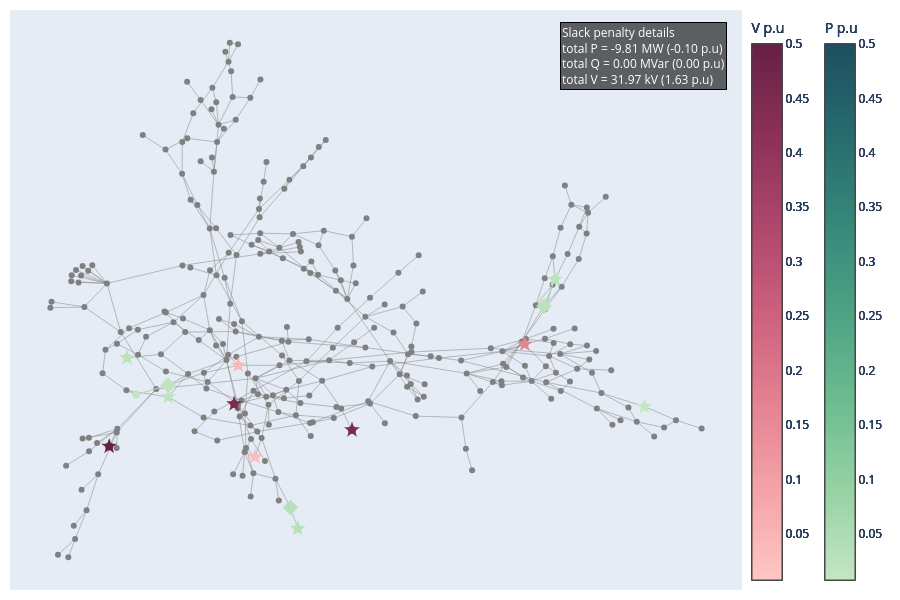

The code cell stored with this chart in its notebook:
### Markdown cell above
# Correction 4 : -6.5441 on B528-L

### Code cell
# slack_info 
pertubation1 = "4"
data_correction4 = pd.read_csv(
    network_name +"_" + pertubation1 + ".csv",
    sep=";",
    engine="python",
    index_col=False,
   # on_bad_lines="skip",
)
# network = pn.load('./Outputs/' + network_name+"-corrected-"+pertubation1 + extension_in)
new_row = pd.read_csv(network_name+"_"+pertubation1+"_optim_info.csv", sep=";", engine="python", index_col=False)
optim_info = pd.concat([optim_info, new_row], ignore_index=True)
data_grouped_4 = data_correction4.groupby('busId')[['type','slackValue_pu','slackValue','gen','controlevoltage','transfo','shunt','load','info']].agg(unique_list)
data_grouped_4['Total_slack_abs'] = data_grouped_4['slackValue_pu'].apply(lambda x: builtins.sum(abs(slack) for slack in x) if isinstance(x, list) else abs(x))
data_grouped_4 = data_grouped_4.join(
    V_nom.drop_duplicates(subset='bus_id')[selected_columns].set_index('bus_id'),
    how='left'
)
G_4, dist, pos = network_construction(edges, data_grouped_4)
clusters = slack_subgraph(G_4, data_grouped_4)
data_grouped_4 = cluster_subgraph(G_4, clusters, data_grouped_4, dist)
fig = plot_slack_cluster(G_4, pos, clusters,data_grouped_4,data, col_centroid='centroid')
fig.show()

### Figure 1 — Plotly figure (JSON) as saved in the notebook; plotly's stock layout.template omitted (floating-point values rounded to 4 significant figures; data arrays with more than 128 entries replaced by an {"elided": "..."} marker saying what was removed)
{"data": [{"hovertemplate": "%{text}<extra></extra>", "line": {"color": "grey", "width": 0.5}, "mode": "lines", "name": "edges", "text": {"elided": "818 str values"}, "type": "scatter", "x": {"elided": "1227 float values"}, "y": {"elided": "1227 float values"}}, {"hovertemplate": "%{text}<extra></extra>", "marker": {"color": "gray", "size": 6}, "mode": "markers", "name": "All nodes", "text": {"elided": "285 str values"}, "type": "scatter", "x": {"elided": "285 float values"}, "y": {"elided": "285 float values"}}, {"hovertemplate": "%{text}<extra></extra>", "marker": {"cmax": 0.5, "cmin": 0.007621, "color": "rgb(196, 230, 195)", "colorbar": {"title": {"text": "P p.u"}, "x": 1.1}, "colorscale": [[0, "rgb(196, 230, 195)"], [0.1667, "rgb(150, 210, 164)"], [0.3333, "rgb(109, 188, 144)"], [0.5, "rgb(77, 162, 132)"], [0.6667, "rgb(54, 135, 122)"], [0.8333, "rgb(38, 107, 110)"], [1, "rgb(29, 79, 96)"]], "size": 12, "symbol": "star"}, "mode": "markers", "name": "Centroids", "text": ["Centroid: VL27_0<br>Gen: [nan]<br>Controle voltage type: N/A<br>Controle voltage location: N/A<br>Controle voltage status: N/A<br>Transfo: [nan]<br>Shunt: [nan]<br>Load: ['VL27_0_load']<br>number of nodes: 1<br>Nominal V = 115.0 kV<br><br>Total P = -0.7621 MW (-0.01 p.u)<br>Total Q = 0.00 MVar (0.00 p.u)<br>Total V = 0.00 kV (0.0000 p.u)"], "type": "scatter", "x": [0.7627], "y": [-0.2817]}, {"line": {"color": "rgb(196, 230, 195)", "width": 1}, "mode": "lines", "type": "scatter", "x": [], "y": []}, {"hovertemplate": "%{text}<extra></extra>", "marker": {"color": "rgb(196, 230, 195)", "size": 8, "symbol": "circle"}, "mode": "markers", "text": ["VL27_0<br>slack: [-0.007621] p.u <br>type: ['P']"], "type": "scatter", "x": [0.7627], "y": [-0.2817]}, {"hovertemplate": "%{text}<extra></extra>", "marker": {"cmax": 0.5, "cmin": 0.007621, "color": "rgb(252, 189, 189)", "colorbar": {"title": {"text": "V p.u"}, "x": 1}, "colorscale": [[0, "rgb(255, 198, 196)"], [0.1667, "rgb(244, 163, 168)"], [0.3333, "rgb(227, 129, 145)"], [0.5, "rgb(204, 96, 125)"], [0.6667, "rgb(173, 70, 108)"], [0.8333, "rgb(139, 48, 88)"], [1, "rgb(103, 32, 68)"]], "size": 12, "symbol": "star"}, "mode": "markers", "name": "Centroids", "text": ["Centroid: VL76_0<br>Gen: ['B76-G']<br>Controle voltage type: GENERATOR<br>Controle voltage location: [VL76_0]<br>Controle voltage status: MAIN<br>Transfo: [nan]<br>Shunt: [nan]<br>Load: ['VL76_0_load']<br>number of nodes: 1<br>Nominal V = 115.0 kV<br><br>Total P = 0.0000 MW (0.00 p.u)<br>Total Q = 0.00 MVar (0.00 p.u)<br>Total V = 3.39 kV (0.0294 p.u)"], "type": "scatter", "x": [-0.1417], "y": [-0.4594]}, {"line": {"color": "rgb(252, 189, 189)", "width": 1}, "mode": "lines", "type": "scatter", "x": [], "y": []}, {"hovertemplate": "%{text}<extra></extra>", "marker": {"color": "rgb(252, 189, 189)", "size": 8, "symbol": "circle"}, "mode": "markers", "text": ["VL76_0<br>slack: [0.029438] p.u <br>type: ['V']"], "type": "scatter", "x": [-0.1417], "y": [-0.4594]}, {"hovertemplate": "%{text}<extra></extra>", "marker": {"cmax": 0.5, "cmin": 0.007621, "color": "rgb(184, 225, 187)", "colorbar": {"title": {"text": "P p.u"}, "x": 1.1}, "colorscale": [[0, "rgb(196, 230, 195)"], [0.1667, "rgb(150, 210, 164)"], [0.3333, "rgb(109, 188, 144)"], [0.5, "rgb(77, 162, 132)"], [0.6667, "rgb(54, 135, 122)"], [0.8333, "rgb(38, 107, 110)"], [1, "rgb(29, 79, 96)"]], "size": 12, "symbol": "star"}, "mode": "markers", "name": "Centroids", "text": ["Centroid: VL528_0<br>Gen: [nan]<br>Controle voltage type: N/A<br>Controle voltage location: N/A<br>Controle voltage status: N/A<br>Transfo: [nan]<br>Shunt: [nan]<br>Load: ['VL528_0_load']<br>number of nodes: 2<br>Nominal V = 115.0 kV<br><br>Total P = -2.9508 MW (-0.03 p.u)<br>Total Q = 0.00 MVar (0.00 p.u)<br>Total V = 0.00 kV (0.0000 p.u)"], "type": "scatter", "x": [-0.04257], "y": [-0.7114]}, {"hovertemplate": "%{text}<extra></extra>", "marker": {"color": "rgb(184, 225, 187)", "size": 12, "symbol": "diamond"}, "mode": "markers", "name": "Second centroids", "text": ["Second centroid: VL70_0<br>Gen: [nan]<br>Transfo: [nan]<br>Shunt: [nan]<br>Load: ['VL70_0_load']<br>"], "type": "scatter", "x": [-0.0596], "y": [-0.6377]}, {"line": {"color": "rgb(184, 225, 187)", "width": 1}, "mode": "lines", "type": "scatter", "x": [-0.0596, -0.04257, null], "y": [-0.6377, -0.7114, null]}, {"hovertemplate": "%{text}<extra></extra>", "marker": {"color": "rgb(184, 225, 187)", "size": 8, "symbol": "circle"}, "mode": "markers", "text": ["VL70_0<br>slack: [-0.01258] p.u <br>type: ['P']", "VL528_0<br>slack: [-0.016928] p.u <br>type: ['P']"], "type": "scatter", "x": [-0.0596, -0.04257], "y": [-0.6377, -0.7114]}, {"hovertemplate": "%{text}<extra></extra>", "marker": {"cmax": 0.5, "cmin": 0.007621, "color": "rgb(251, 185, 186)", "colorbar": {"title": {"text": "V p.u"}, "x": 1}, "colorscale": [[0, "rgb(255, 198, 196)"], [0.1667, "rgb(244, 163, 168)"], [0.3333, "rgb(227, 129, 145)"], [0.5, "rgb(204, 96, 125)"], [0.6667, "rgb(173, 70, 108)"], [0.8333, "rgb(139, 48, 88)"], [1, "rgb(103, 32, 68)"]], "size": 12, "symbol": "star"}, "mode": "markers", "name": "Centroids", "text": ["Centroid: VL92_0<br>Gen: ['B92-G']<br>Controle voltage type: GENERATOR<br>Controle voltage location: [VL92_0]<br>Controle voltage status: MAIN<br>Transfo: [nan]<br>Shunt: [nan]<br>Load: ['VL92_0_load']<br>number of nodes: 1<br>Nominal V = 115.0 kV<br><br>Total P = 0.0000 MW (0.00 p.u)<br>Total Q = 0.00 MVar (0.00 p.u)<br>Total V = 4.29 kV (0.0373 p.u)"], "type": "scatter", "x": [-0.1807], "y": [-0.1364]}, {"line": {"color": "rgb(251, 185, 186)", "width": 1}, "mode": "lines", "type": "scatter", "x": [], "y": []}, {"hovertemplate": "%{text}<extra></extra>", "marker": {"color": "rgb(251, 185, 186)", "size": 8, "symbol": "circle"}, "mode": "markers", "text": ["VL92_0<br>slack: [0.037269] p.u <br>type: ['V']"], "type": "scatter", "x": [-0.1807], "y": [-0.1364]}, {"hovertemplate": "%{text}<extra></extra>", "marker": {"cmax": 0.5, "cmin": 0.007621, "color": "rgb(192, 228, 192)", "colorbar": {"title": {"text": "P p.u"}, "x": 1.1}, "colorscale": [[0, "rgb(196, 230, 195)"], [0.1667, "rgb(150, 210, 164)"], [0.3333, "rgb(109, 188, 144)"], [0.5, "rgb(77, 162, 132)"], [0.6667, "rgb(54, 135, 122)"], [0.8333, "rgb(38, 107, 110)"], [1, "rgb(29, 79, 96)"]], "size": 12, "symbol": "star"}, "mode": "markers", "name": "Centroids", "text": ["Centroid: VL109_0<br>Gen: [nan]<br>Controle voltage type: N/A<br>Controle voltage location: N/A<br>Controle voltage status: N/A<br>Transfo: [nan]<br>Shunt: [nan]<br>Load: ['VL109_0_load']<br>number of nodes: 3<br>Nominal V = 115.0 kV<br><br>Total P = -1.5562 MW (-0.02 p.u)<br>Total Q = 0.00 MVar (0.00 p.u)<br>Total V = 0.00 kV (0.0000 p.u)"], "type": "scatter", "x": [-0.3433], "y": [-0.2479]}, {"hovertemplate": "%{text}<extra></extra>", "marker": {"color": "rgb(192, 228, 192)", "size": 12, "symbol": "diamond"}, "mode": "markers", "name": "Second centroids", "text": ["Second centroid: VL110_0<br>Gen: [nan]<br>Transfo: [nan]<br>Shunt: [nan]<br>Load: ['VL110_0_load']<br>"], "type": "scatter", "x": [-0.3438], "y": [-0.2071]}, {"line": {"color": "rgb(192, 228, 192)", "width": 1}, "mode": "lines", "type": "scatter", "x": [-0.4178, -0.3438, null, -0.3433, -0.3438, null], "y": [-0.2394, -0.2071, null, -0.2479, -0.2071, null]}, {"hovertemplate": "%{text}<extra></extra>", "marker": {"color": "rgb(192, 228, 192)", "size": 8, "symbol": "circle"}, "mode": "markers", "text": ["VL112_0<br>slack: [-0.002466] p.u <br>type: ['P']", "VL109_0<br>slack: [-0.007685] p.u <br>type: ['P']", "VL110_0<br>slack: [-0.005411] p.u <br>type: ['P']"], "type": "scatter", "x": [-0.4178, -0.3433, -0.3438], "y": [-0.2394, -0.2479, -0.2071]}, {"hovertemplate": "%{text}<extra></extra>", "marker": {"cmax": 0.5, "cmin": 0.007621, "color": "rgb(187, 226, 189)", "colorbar": {"title": {"text": "P p.u"}, "x": 1.1}, "colorscale": [[0, "rgb(196, 230, 195)"], [0.1667, "rgb(150, 210, 164)"], [0.3333, "rgb(109, 188, 144)"], [0.5, "rgb(77, 162, 132)"], [0.6667, "rgb(54, 135, 122)"], [0.8333, "rgb(38, 107, 110)"], [1, "rgb(29, 79, 96)"]], "size": 12, "symbol": "star"}, "mode": "markers", "name": "Centroids", "text": ["Centroid: VL324_0<br>Gen: [nan]<br>Controle voltage type: N/A<br>Controle voltage location: N/A<br>Controle voltage status: N/A<br>Transfo: [nan]<br>Shunt: [nan]<br>Load: ['VL324_0_load']<br>number of nodes: 1<br>Nominal V = 115.0 kV<br><br>Total P = -2.3021 MW (-0.02 p.u)<br>Total Q = 0.00 MVar (0.00 p.u)<br>Total V = 0.00 kV (0.0000 p.u)"], "type": "scatter", "x": [-0.4391], "y": [-0.1103]}, {"line": {"color": "rgb(187, 226, 189)", "width": 1}, "mode": "lines", "type": "scatter", "x": [], "y": []}, {"hovertemplate": "%{text}<extra></extra>", "marker": {"color": "rgb(187, 226, 189)", "size": 8, "symbol": "circle"}, "mode": "markers", "text": ["VL324_0<br>slack: [-0.023021] p.u <br>type: ['P']"], "type": "scatter", "x": [-0.4391], "y": [-0.1103]}, {"hovertemplate": "%{text}<extra></extra>", "marker": {"cmax": 0.5, "cmin": 0.007621, "color": "rgb(188, 226, 189)", "colorbar": {"title": {"text": "P p.u"}, "x": 1.1}, "colorscale": [[0, "rgb(196, 230, 195)"], [0.1667, "rgb(150, 210, 164)"], [0.3333, "rgb(109, 188, 144)"], [0.5, "rgb(77, 162, 132)"], [0.6667, "rgb(54, 135, 122)"], [0.8333, "rgb(38, 107, 110)"], [1, "rgb(29, 79, 96)"]], "size": 12, "symbol": "star"}, "mode": "markers", "name": "Centroids", "text": ["Centroid: VL123_0<br>Gen: [nan]<br>Controle voltage type: N/A<br>Controle voltage location: N/A<br>Controle voltage status: N/A<br>Transfo: [nan]<br>Shunt: [nan]<br>Load: ['VL123_0_load']<br>number of nodes: 2<br>Nominal V = 115.0 kV<br><br>Total P = -2.2429 MW (-0.02 p.u)<br>Total Q = 0.00 MVar (0.00 p.u)<br>Total V = 0.00 kV (0.0000 p.u)"], "type": "scatter", "x": [0.5549], "y": [0.1661]}, {"hovertemplate": "%{text}<extra></extra>", "marker": {"color": "rgb(188, 226, 189)", "size": 12, "symbol": "diamond"}, "mode": "markers", "name": "Second centroids", "text": ["Second centroid: VL125_0<br>Gen: ['B125-G']<br>Transfo: [nan]<br>Shunt: [nan]<br>Load: ['VL125_0_load']<br>"], "type": "scatter", "x": [0.5294], "y": [0.07252]}, {"line": {"color": "rgb(188, 226, 189)", "width": 1}, "mode": "lines", "type": "scatter", "x": [0.5294, 0.5549, null], "y": [0.07252, 0.1661, null]}, {"hovertemplate": "%{text}<extra></extra>", "marker": {"color": "rgb(188, 226, 189)", "size": 8, "symbol": "circle"}, "mode": "markers", "text": ["VL125_0<br>slack: [-0.00279] p.u <br>type: ['P']", "VL123_0<br>slack: [-0.019639] p.u <br>type: ['P']"], "type": "scatter", "x": [0.5294, 0.5549], "y": [0.07252, 0.1661]}, {"hovertemplate": "%{text}<extra></extra>", "marker": {"cmax": 0.5, "cmin": 0.007621, "color": "rgb(230, 134, 148)", "colorbar": {"title": {"text": "V p.u"}, "x": 1}, "colorscale": [[0, "rgb(255, 198, 196)"], [0.1667, "rgb(244, 163, 168)"], [0.3333, "rgb(227, 129, 145)"], [0.5, "rgb(204, 96, 125)"], [0.6667, "rgb(173, 70, 108)"], [0.8333, "rgb(139, 48, 88)"], [1, "rgb(103, 32, 68)"]], "size": 12, "symbol": "star"}, "mode": "markers", "name": "Centroids", "text": ["Centroid: VL7001_2<br>Gen: ['B7003-G']<br>Controle voltage type: GENERATOR<br>Controle voltage location: [VL7001_2]<br>Controle voltage status: MAIN<br>Transfo: [nan]<br>Shunt: [nan]<br>Load: [nan]<br>number of nodes: 1<br>Nominal V = 13.8 kV<br><br>Total P = 0.0000 MW (0.00 p.u)<br>Total Q = 0.00 MVar (0.00 p.u)<br>Total V = 2.20 kV (0.1596 p.u)"], "type": "scatter", "x": [0.4844], "y": [-0.06209]}, {"line": {"color": "rgb(230, 134, 148)", "width": 1}, "mode": "lines", "type": "scatter", "x": [], "y": []}, {"hovertemplate": "%{text}<extra></extra>", "marker": {"color": "rgb(230, 134, 148)", "size": 8, "symbol": "circle"}, "mode": "markers", "text": ["VL7001_2<br>slack: [0.15964] p.u <br>type: ['V']"], "type": "scatter", "x": [0.4844], "y": [-0.06209]}, {"hovertemplate": "%{text}<extra></extra>", "marker": {"cmax": 0.5, "cmin": 0.007621, "color": "rgb(125, 42, 80)", "colorbar": {"title": {"text": "V p.u"}, "x": 1}, "colorscale": [[0, "rgb(255, 198, 196)"], [0.1667, "rgb(244, 163, 168)"], [0.3333, "rgb(227, 129, 145)"], [0.5, "rgb(204, 96, 125)"], [0.6667, "rgb(173, 70, 108)"], [0.8333, "rgb(139, 48, 88)"], [1, "rgb(103, 32, 68)"]], "size": 12, "symbol": "star"}, "mode": "markers", "name": "Centroids", "text": ["Centroid: VL7039_0<br>Gen: ['B7039-G']<br>Controle voltage type: GENERATOR<br>Controle voltage location: [VL7039_0]<br>Controle voltage status: MAIN<br>Transfo: [nan]<br>Shunt: [nan]<br>Load: [nan]<br>number of nodes: 1<br>Nominal V = 20.0 kV<br><br>Total P = 0.0000 MW (0.00 p.u)<br>Total Q = 0.00 MVar (0.00 p.u)<br>Total V = 9.00 kV (0.4500 p.u)"], "type": "scatter", "x": [0.08345], "y": [-0.3643]}, {"line": {"color": "rgb(125, 42, 80)", "width": 1}, "mode": "lines", "type": "scatter", "x": [], "y": []}, {"hovertemplate": "%{text}<extra></extra>", "marker": {"color": "rgb(125, 42, 80)", "size": 8, "symbol": "circle"}, "mode": "markers", "text": ["VL7039_0<br>slack: [0.45] p.u <br>type: ['V']"], "type": "scatter", "x": [0.08345], "y": [-0.3643]}, {"hovertemplate": "%{text}<extra></extra>", "marker": {"cmax": 0.5, "cmin": 0.007621, "color": "rgb(125, 42, 80)", "colorbar": {"title": {"text": "V p.u"}, "x": 1}, "colorscale": [[0, "rgb(255, 198, 196)"], [0.1667, "rgb(244, 163, 168)"], [0.3333, "rgb(227, 129, 145)"], [0.5, "rgb(204, 96, 125)"], [0.6667, "rgb(173, 70, 108)"], [0.8333, "rgb(139, 48, 88)"], [1, "rgb(103, 32, 68)"]], "size": 12, "symbol": "star"}, "mode": "markers", "name": "Centroids", "text": ["Centroid: VL7049_0<br>Gen: ['B7049-G']<br>Controle voltage type: GENERATOR<br>Controle voltage location: [VL7049_0]<br>Controle voltage status: MAIN<br>Transfo: [nan]<br>Shunt: [nan]<br>Load: [nan]<br>number of nodes: 1<br>Nominal V = 13.8 kV<br><br>Total P = 0.0000 MW (0.00 p.u)<br>Total Q = 0.00 MVar (0.00 p.u)<br>Total V = 6.20 kV (0.4493 p.u)"], "type": "scatter", "x": [-0.1905], "y": [-0.2727]}, {"line": {"color": "rgb(125, 42, 80)", "width": 1}, "mode": "lines", "type": "scatter", "x": [], "y": []}, {"hovertemplate": "%{text}<extra></extra>", "marker": {"color": "rgb(125, 42, 80)", "size": 8, "symbol": "circle"}, "mode": "markers", "text": ["VL7049_0<br>slack: [0.4493] p.u <br>type: ['V']"], "type": "scatter", "x": [-0.1905], "y": [-0.2727]}, {"hovertemplate": "%{text}<extra></extra>", "marker": {"cmax": 0.5, "cmin": 0.007621, "color": "rgb(103, 32, 68)", "colorbar": {"title": {"text": "V p.u"}, "x": 1}, "colorscale": [[0, "rgb(255, 198, 196)"], [0.1667, "rgb(244, 163, 168)"], [0.3333, "rgb(227, 129, 145)"], [0.5, "rgb(204, 96, 125)"], [0.6667, "rgb(173, 70, 108)"], [0.8333, "rgb(139, 48, 88)"], [1, "rgb(103, 32, 68)"]], "size": 12, "symbol": "star"}, "mode": "markers", "name": "Centroids", "text": ["Centroid: VL9051_3<br>Gen: ['B9054-G']<br>Controle voltage type: GENERATOR<br>Controle voltage location: [VL9051_3]<br>Controle voltage status: MAIN<br>Transfo: [nan]<br>Shunt: [nan]<br>Load: [nan]<br>number of nodes: 1<br>Nominal V = 13.8 kV<br><br>Total P = 0.0000 MW (0.00 p.u)<br>Total Q = 0.00 MVar (0.00 p.u)<br>Total V = 6.90 kV (0.5000 p.u)"], "type": "scatter", "x": [-0.4806], "y": [-0.4221]}, {"line": {"color": "rgb(103, 32, 68)", "width": 1}, "mode": "lines", "type": "scatter", "x": [], "y": []}, {"hovertemplate": "%{text}<extra></extra>", "marker": {"color": "rgb(103, 32, 68)", "size": 8, "symbol": "circle"}, "mode": "markers", "text": ["VL9051_3<br>slack: [0.5] p.u <br>type: ['V']"], "type": "scatter", "x": [-0.4806], "y": [-0.4221]}], "layout": {"annotations": [{"align": "left", "bgcolor": "rgba(0,0,0,0.6)", "bordercolor": "black", "borderwidth": 1, "font": {"color": "white", "size": 12}, "showarrow": false, "text": "Slack penalty details <br>total P = -9.81 MW (-0.10 p.u)<br>total Q = 0.00 MVar (0.00 p.u)<br>total V = 31.97 kV (1.63 p.u)", "x": 0.98, "xref": "paper", "y": 0.98, "yref": "paper"}], "height": 600, "margin": {"b": 10, "l": 10, "r": 10, "t": 10}, "showlegend": false, "width": 900, "xaxis": {"visible": false}, "yaxis": {"visible": false}}}
